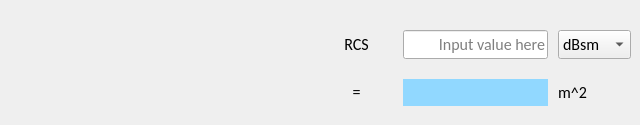
      <widget class="QWidget" name="tab_7">
       <attribute name="title">
        <string>RCS</string>
       </attribute>
       <widget class="QWidget" name="gridLayoutWidget_4">
        <property name="geometry">
         <rect>
          <x>320</x>
          <y>30</y>
          <width>311</width>
          <height>86</height>
         </rect>
        </property>
        <layout class="QGridLayout" name="gridLayout_4" rowstretch="0,0" columnstretch="1,2,1">
         <property name="bottomMargin">
          <number>10</number>
         </property>
         <property name="horizontalSpacing">
          <number>10</number>
         </property>
         <property name="verticalSpacing">
          <number>20</number>
         </property>
         <item row="1" column="1">
          <widget class="QLabel" name="label_dBsmresult">
           <property name="font">
            <font>
             <family>Calibri</family>
             <pointsize>12</pointsize>
             <bold>false</bold>
            </font>
           </property>
           <property name="styleSheet">
            <string notr="true">QLabel{background-color: rgb(145, 216, 255)}</string>
           </property>
           <property name="text">
            <string/>
           </property>
           <property name="alignment">
            <set>Qt::AlignCenter</set>
           </property>
          </widget>
         </item>
         <item row="1" column="0">
          <widget class="QLabel" name="label_ageinput_8">
           <property name="font">
            <font>
             <family>Calibri</family>
             <pointsize>12</pointsize>
             <bold>false</bold>
            </font>
           </property>
           <property name="text">
            <string>=</string>
           </property>
           <property name="alignment">
            <set>Qt::AlignCenter</set>
           </property>
          </widget>
         </item>
         <item row="0" column="1">
          <widget class="QLineEdit" name="lineEdit_dBsm">
           <property name="font">
            <font>
             <family>Calibri</family>
             <pointsize>12</pointsize>
             <bold>false</bold>
            </font>
           </property>
           <property name="alignment">
            <set>Qt::AlignRight|Qt::AlignTrailing|Qt::AlignVCenter</set>
           </property>
           <property name="dragEnabled">
            <bool>true</bool>
           </property>
           <property name="placeholderText">
            <string>Input value here</string>
           </property>
          </widget>
         </item>
         <item row="0" column="2">
          <widget class="QComboBox" name="comboBox_dBsm">
           <property name="font">
            <font>
             <family>Calibri</family>
             <pointsize>12</pointsize>
             <bold>false</bold>
            </font>
           </property>
           <item>
            <property name="text">
             <string>dBsm</string>
            </property>
           </item>
           <item>
            <property name="text">
             <string>m^2</string>
            </property>
           </item>
          </widget>
         </item>
         <item row="1" column="2">
          <widget class="QLabel" name="label_dbsmunit">
           <property name="font">
            <font>
             <family>Calibri</family>
             <pointsize>12</pointsize>
             <bold>false</bold>
            </font>
           </property>
           <property name="text">
            <string>m^2</string>
           </property>
           <property name="alignment">
            <set>Qt::AlignLeading|Qt::AlignLeft|Qt::AlignVCenter</set>
           </property>
          </widget>
         </item>
         <item row="0" column="0">
          <widget class="QLabel" name="label_dBsminput">
           <property name="font">
            <font>
             <family>Calibri</family>
             <pointsize>12</pointsize>
             <bold>false</bold>
            </font>
           </property>
           <property name="text">
            <string>RCS</string>
           </property>
           <property name="alignment">
            <set>Qt::AlignCenter</set>
           </property>
          </widget>
         </item>
        </layout>
       </widget>
      </widget>
